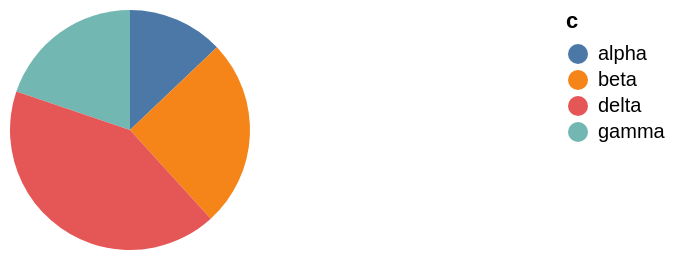

Write the Vega-Lite specification saved for this chart.
### Vega-Lite specification from a JSON file in a GitHub repository (floating-point values rounded to 4 significant figures)
{"$schema": "https://vega.github.io/schema/vega-lite/v6.json", "width": 200, "height": 120, "data": {"values": [{"c": "alpha", "v": 28, "w": 3, "t": "2024-01-07"}, {"c": "beta", "v": 55, "w": 7, "t": "2024-03-19"}, {"c": "gamma", "v": 43, "w": 5, "t": "2024-06-02"}, {"c": "delta", "v": 91, "w": 9, "t": "2024-09-11"}]}, "mark": "arc", "encoding": {"theta": {"field": "v", "type": "quantitative"}, "color": {"field": "c", "type": "nominal"}}, "config": {"arc": {"x": 0}}}
